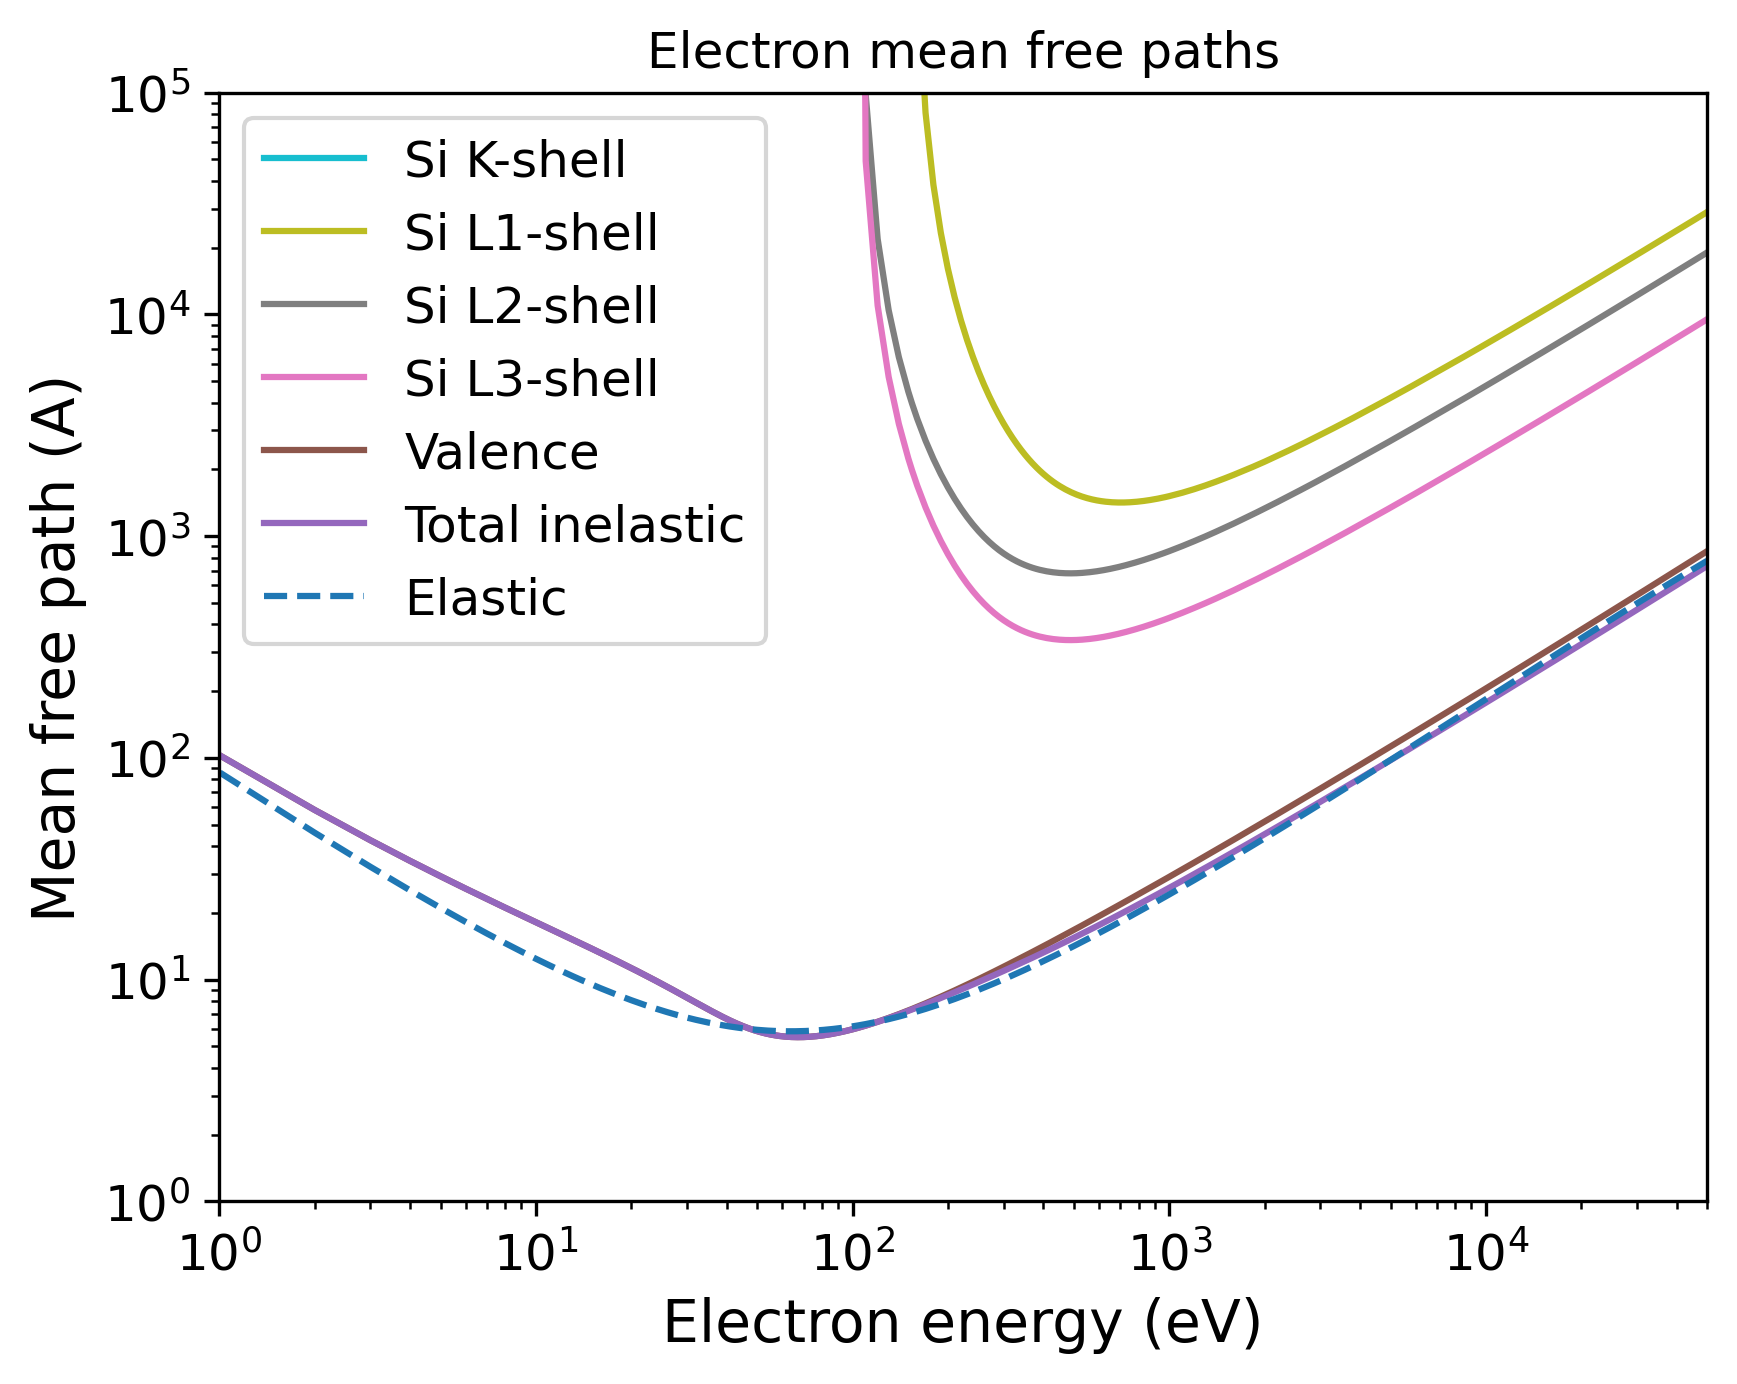

This figure's Python source:
import pandas as pd
import numpy as np
import matplotlib.pyplot as plt
import matplotlib.cm as cm
# Set the format:
plt.xlabel("Electron energy (eV)", fontsize=14)
plt.ylabel("Mean free path (A)", fontsize=14)
plt.xticks(fontsize=12)
plt.yticks(fontsize=12)
plt.grid(False)
# Set the axes:
# Read the output file:
df = pd.read_csv(r"OUTPUT_Silicon_Electron_IMFP.dat", sep=r'\s+', header=None, comment="#", skipinitialspace=True)
plt.xscale("log")
plt.yscale("log")
# Prepare the plot:
columns_to_plot = [ 1, 2, 3, 4, 5, 6]
labels = [ "Si K-shell", "Si L1-shell", "Si L2-shell", "Si L3-shell", "Valence", "Total inelastic"]
# Create N distinct colors from a colormap
N = len(columns_to_plot)
colors = plt.cm.tab10(np.linspace(1, 0, 10))
# Set line styles:
linestyles = [ "-", "-", "-", "-", "-", "-"]
for i, col in enumerate(columns_to_plot):
    color = colors[i % len(colors)]
    ls    = linestyles[i % len(linestyles)]
    label = labels[i % len(labels)]
    plt.plot(df.iloc[:, 0], df.iloc[:, col],
    color=color,
    label=label,
    linestyle=ls)
# Add a curve from the second file
df2 = pd.read_csv(r"OUTPUT_Silicon_Electron_EMFP.dat", sep=r'\s+', header=None, comment="#", skipinitialspace=True)
columns_to_plot2 = [ 2]
labels2 = [ "Elastic"]
# Create second part of the plot:
for col, label in zip(columns_to_plot2, labels2):
    plt.plot(df2.iloc[:, 0], df2.iloc[:, col], label=label, linestyle="--")
plt.xlim(1.00000000,50000.00000000)
plt.ylim(1.00000000,100000.00000000)
plt.title("Electron mean free paths")
plt.legend(loc="best", fontsize=12)
# Save the plot in this format:
plt.savefig("OUTPUT_MFP_electron.png", dpi=300, bbox_inches="tight")
